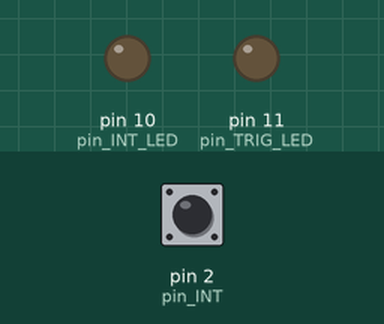
Recording of a sketch running on a simulated Arduino Nano, built with avr-gcc and run on an emulated ATmega328P. Shown: output pins drawn as LEDs (lit = HIGH). The inputs (shaded band) are chosen by the test bench; at power-on: pin 2 (pin_INT) HIGH. What the sketch prints to the serial monitor is not drawn.

Above: at 3.2 s.
3.3 s: pin 2 (pin_INT) pulled LOW for 0.15 s
At 3.8 s:
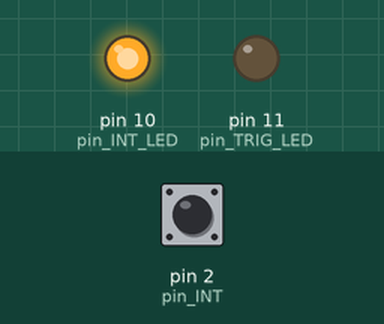
4.9 s: pin 2 (pin_INT) pulled LOW for 1 s
At 8.1 s:
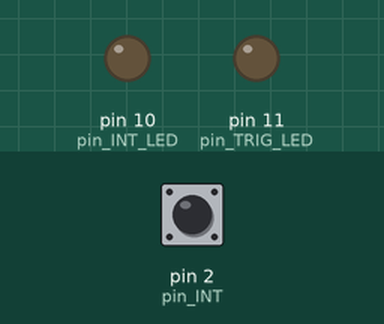
8.4 s: pin 2 (pin_INT) pulled LOW for 3.2 s
At 12.3 s:
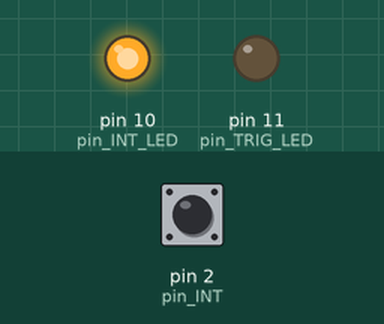
Timing chart, 0 to 14.1 s (numbered marks = the images above; inputs shaded):
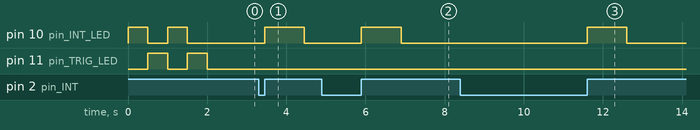

Measured:
- after the input at 3.3 s, pin 10 (pin_INT_LED): LOW → HIGH after 0.15 s, → LOW 1.0 s later
- after the input at 4.9 s, pin 10 (pin_INT_LED): LOW → HIGH after 1.0 s, → LOW 1.0 s later
- after the input at 8.4 s, pin 10 (pin_INT_LED): LOW → HIGH after 3.2 s, → LOW 1.0 s later

The sketch:

QDSpy_DIO_wTrigger_setup2.ino
```cpp
/* QDSpy simple digital interface
 * Changed in July 2026 for Setup #2 (TE)
  * -> new pins
 * Notes:
 * - To make sure that the connection to the PC is as fast as possible,
 *   the BAUD rate is set to `230400`. Lower it, if the communication is
 *   not reliable
 * - If you want to test this using the Arduino IDE's serial monitor,
 *   make sure that the monitor does not add anything to your command
 *   (non LF and/or CR)
 * - Check that the Arduino board you are using supports interrupts at
 *   `pin_INT`; for the Nano, this is only pins 2,3
 *
 * Function:
 * - To signal a trigger/marker event, QDSpy sends a `1` via the serial
 *   port; this signal can be picked up at pin `pin_LED` (usually 13)
*/

#define  pin_TRIG      5        // Trigger out pin
#define  pin_TRIG_LED  11       // Trigger out LED
#define  pin_INT_LED   10       // LED that signals interrupt detected
#define  pin_INT       2        // Interrupt pin
#define  INT_EVENT     RISING   // Event that triggers the interrupt
#define  DEBOUNCE_MS   10

String   sParam = "";
bool     LEDon = false;
unsigned long t_lastEvent_ms = 0;

void setup()
{
  Serial.begin(230400);
  pinMode(pin_TRIG_LED, OUTPUT);
  pinMode(pin_TRIG, OUTPUT);
  pinMode(pin_INT_LED, OUTPUT);
  pinMode(pin_INT, INPUT_PULLUP);
  attachInterrupt(digitalPinToInterrupt(pin_INT), triggerEvent, INT_EVENT);

  for (int i=0; i <= 3; i++) {
    digitalWrite(pin_TRIG_LED, (i % 2) > 0);
    digitalWrite(pin_INT_LED, (i % 2) == 0);
    delay(500);
  }
  digitalWrite(pin_TRIG_LED, false);
  digitalWrite(pin_INT_LED, false);

  /*
  Serial.setTimeout(5000);
  Serial.println("Waiting for configuration ...");
  sParam = Serial.readStringUntil('#');
  if(sParam.length() == 0) {
    // Default
    pinMode(pin_TRIG, OUTPUT);
    pinMode(pin_LED, OUTPUT);
    pinMode(pin_INT, INPUT_PULLUP);
    attachInterrupt(digitalPinToInterrupt(pin_INT), triggerEvent, INT_EVENT);
    Serial.println("Using default pins");
  }
  else {
    //...
    Serial.println("Using user pins");
  }
  Serial.setTimeout();
  */
}


void loop()
{
  delayMicroseconds(1000);
  if(LEDon and (millis() -t_lastEvent_ms > 1000)) {
    digitalWrite(pin_INT_LED, false);
    LEDon = false;
  }
}

void triggerEvent()
{
  unsigned long t_ms = millis();
  if (t_ms -t_lastEvent_ms > DEBOUNCE_MS) {
    Serial.print('1');
    digitalWrite(pin_INT_LED, true);
    LEDon = true;
  }
  t_lastEvent_ms = t_ms;
}

void serialEvent()
{
  char ch;

  while (Serial.available()) {
    ch = (char)Serial.read();
    if(ch == '1') {
      digitalWrite(pin_TRIG, true);
      digitalWrite(pin_TRIG_LED, true);
    } else {
      digitalWrite(pin_TRIG, false);
      digitalWrite(pin_TRIG_LED, false);
    }
  }
}
```
